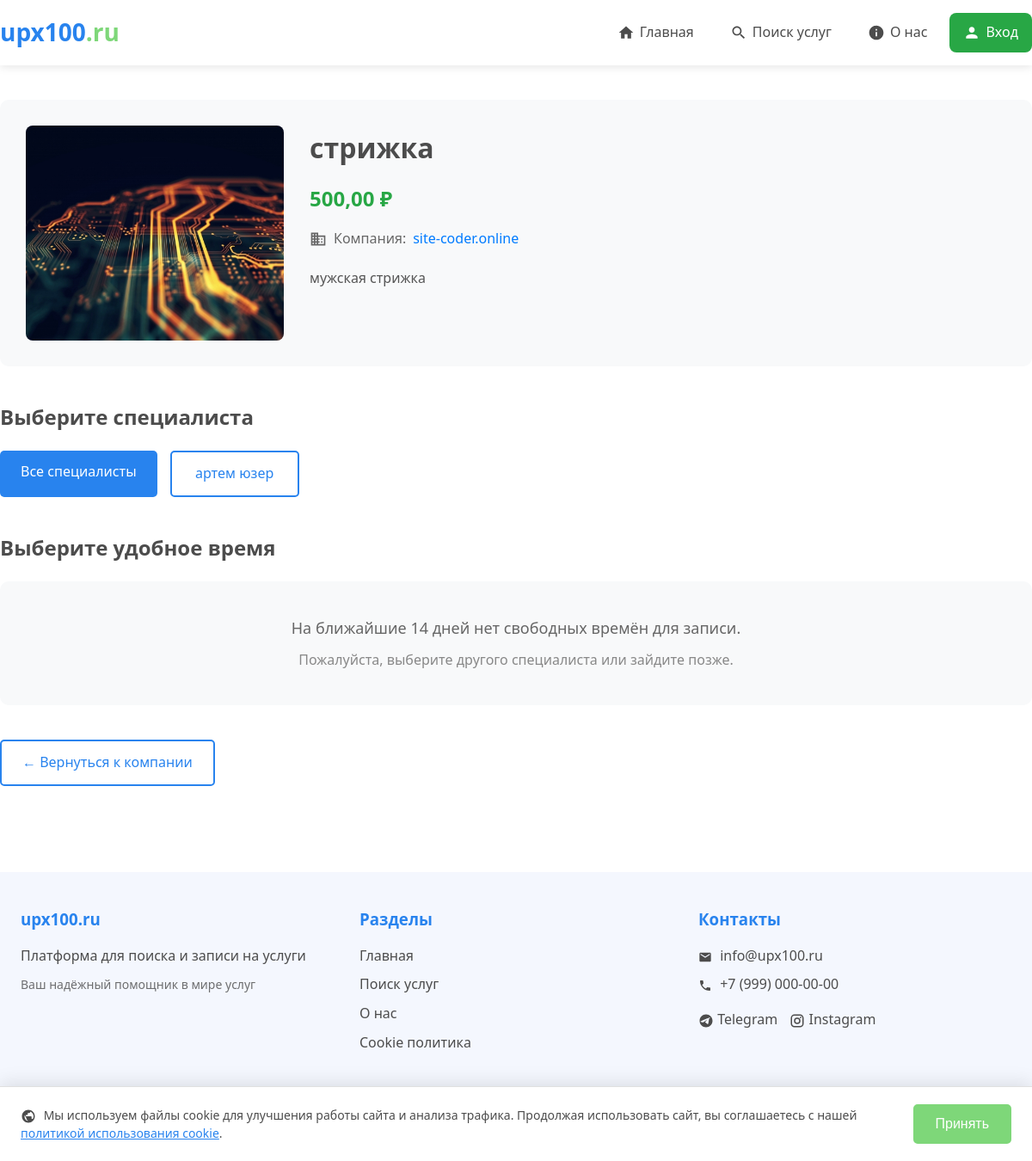
The app's page /client/service/2/ with its own data.
### business/models.py (models this page shows, shortened)
class Service(models.Model):
    company = models.ForeignKey(Company, on_delete=models.CASCADE, related_name='services', verbose_name="Компания")
    category = models.ForeignKey('companies.Category', on_delete=models.SET_NULL, null=True, blank=True, related_name='business_services', verbose_name="Категория")
    subcategory = models.ForeignKey('companies.Subcategory', on_delete=models.SET_NULL, null=True, blank=True, related_name='business_services', verbose_name="Подкатегория")
    employees = models.ManyToManyField(Employee, related_name='services', verbose_name="Сотрудники")
    name = models.CharField(max_length=200, verbose_name="Название услуги")
    description = models.TextField(blank=True, verbose_name="Описание")
    price = models.DecimalField(max_digits=10, decimal_places=2, verbose_name="Цена (руб)")
    duration = models.PositiveIntegerField(help_text="Длительность в минутах", verbose_name="Длительность (мин)", null=True, blank=True)
    photo = models.ImageField(upload_to='service_photos/', blank=True, null=True, verbose_name="Фото услуги")
    created_at = models.DateTimeField(auto_now_add=True)
    updated_at = models.DateTimeField(auto_now=True)
    payment_amount = models.DecimalField(max_digits=10, decimal_places=2, default=0, verbose_name="Сумма оплаты (руб/мес)")
    payment_due_date = models.DateTimeField(null=True, blank=True, verbose_name="Дата окончания оплаты")
    last_payment_date = models.DateTimeField(null=True, blank=True, verbose_name="Дата последней оплаты")
    class Meta:
        verbose_name = "Услуга"
        verbose_name_plural = "Услуги"

class Company(models.Model):
    owner = models.OneToOneField(settings.AUTH_USER_MODEL, on_delete=models.CASCADE, related_name='company')
    name = models.CharField(max_length=200, verbose_name="Название компании")
    description = models.TextField(blank=True, verbose_name="Описание")
    logo = models.ImageField(upload_to='company_logos/', blank=True, null=True, verbose_name="Логотип")
    photo = models.ImageField(upload_to='company_photos/', blank=True, null=True, verbose_name="Фото компании")
    address = models.CharField(max_length=300, verbose_name="Адрес")
    latitude = models.DecimalField(max_digits=9, decimal_places=6, blank=True, null=True, verbose_name="Широта")
    longitude = models.DecimalField(max_digits=9, decimal_places=6, blank=True, null=True, verbose_name="Долгота")
    phone = models.CharField(max_length=20, blank=True, verbose_name="Телефон")
    email = models.EmailField(blank=True, verbose_name="Email")
    is_verified = models.BooleanField(default=False, verbose_name="Проверена модератором")
    created_at = models.DateTimeField(auto_now_add=True)
    updated_at = models.DateTimeField(auto_now=True)
    class Meta:
        verbose_name = "Компания"
        verbose_name_plural = "Компании"

class Employee(models.Model):
    company = models.ForeignKey(Company, on_delete=models.CASCADE, related_name='employees', verbose_name="Компания")
    user = models.OneToOneField(settings.AUTH_USER_MODEL, on_delete=models.CASCADE, related_name='employee_profile')
    position = models.CharField(max_length=100, blank=True, verbose_name="Должность")
    phone = models.CharField(max_length=20, blank=True, verbose_name="Телефон")
    is_active = models.BooleanField(default=True, verbose_name="Активен")
    created_at = models.DateTimeField(auto_now_add=True)
    class Meta:
        verbose_name = "Сотрудник"
        verbose_name_plural = "Сотрудники"
        unique_together = ['company', 'user']
    @property
    def name(self):
        return self.user.get_full_name() or self.user.email

### accounts/models.py (models this page shows, shortened)
class User(AbstractBaseUser, PermissionsMixin):
    ROLE_CHOICES = (
        ('admin', 'Администратор'),
        ('entrepreneur', 'Предприниматель'),
        ('employee', 'Сотрудник'),
    )
    email = models.EmailField('Email', unique=True)
    first_name = models.CharField('Имя', max_length=30, blank=True)
    last_name = models.CharField('Фамилия', max_length=30, blank=True)
    phone = models.CharField('Телефон', max_length=20, blank=True)
    role = models.CharField('Роль', max_length=20, choices=ROLE_CHOICES, default='entrepreneur')
    is_staff = models.BooleanField('Статус сотрудника', default=False)
    is_active = models.BooleanField('Активен', default=True)
    date_joined = models.DateTimeField('Дата регистрации', default=timezone.now)
    objects = UserManager()
    USERNAME_FIELD = 'email'
    REQUIRED_FIELDS = []
    class Meta:
        verbose_name = 'Пользователь'
        verbose_name_plural = 'Пользователи'
    def get_full_name(self):
        return f"{self.first_name} {self.last_name}".strip() or self.email

### client/views.py (the view)
# urls.py: path('service/<int:service_id>/', views.service_detail_view, name='service_detail'),
def service_detail_view(request, service_id):
    service = get_object_or_404(
        Service.objects.select_related('company'),
        pk=service_id,
        payment_due_date__gt=timezone.now(),  # Оплата активна
        payment_due_date__isnull=False,  # Есть дата оплаты
        company__is_verified=True  # Компания проверена
    )
    employees = service.employees.filter(is_active=True).prefetch_related('user')
    employee_id = request.GET.get('employee_id')
    selected_employee = None
    if employee_id:
        try:
            selected_employee = employees.get(pk=employee_id)
        except Employee.DoesNotExist:
            pass
    today = timezone.now().date()
    end_date = today + timedelta(days=14)
    now = timezone.now()
    time_slots_qs = ServiceTimeSlot.objects.filter(
        service=service,
        date__range=(today, end_date),
        is_booked=False
    ).select_related('employee').order_by('date', 'start_time')
    if selected_employee:
        time_slots_qs = time_slots_qs.filter(employee=selected_employee)
    filtered_slots = []
    for slot in time_slots_qs:
        slot_datetime = timezone.make_aware(timezone.datetime.combine(slot.date, slot.start_time))
        if slot_datetime > now:
            filtered_slots.append(slot)
    slots_by_date = {}
    for slot in filtered_slots:
        date_str = slot.date.strftime('%Y-%m-%d')
        if date_str not in slots_by_date:
            slots_by_date[date_str] = []
        slots_by_date[date_str].append(slot)
    today_str = today.strftime('%Y-%m-%d')
    tomorrow_str = (today + timedelta(days=1)).strftime('%Y-%m-%d')
    context = {
        'service': service,
        'employees': employees,
        'selected_employee': selected_employee,
        'slots_by_date': slots_by_date,
        'today_str': today_str,
        'tomorrow_str': tomorrow_str,
    }
    return render(request, 'client/service_detail.html', context)

### templates/client/service_detail.html (shortened to what this page needs)
{% extends 'base.html' %}
{% block content %}
<div class="container" style="padding: 40px 0;">
    <div style="margin-bottom: 40px; padding: 30px; background: #f8f9fa; border-radius: 10px;">
        <div style="display: flex; gap: 30px; flex-wrap: wrap;">
            {% if service.photo %}
                <img src="{{ service.photo.url }}" alt="{{ service.name }}" style="width: 300px; height: 250px; object-fit: cover; border-radius: 8px;">
            {% endif %}
            <div style="flex: 1; min-width: 250px;">
                <h1>{{ service.name }}</h1>
                <p style="font-size: 24px; font-weight: bold; color: #28a745; margin: 15px 0;">{{ service.price }} ₽</p>
                <p style="color: #666; display: flex; align-items: center; gap: 8px;">
                    <svg viewBox="0 0 24 24" style="width: 20px; height: 20px; fill: currentColor;"><path d="M12 7V3H2v18h20V7H12zM6 19H4v-2h2v2zm0-4H4v-2h2v2zm0-4H4V9h2v2zm0-4H4V5h2v2zm4 12H8v-2h2v2zm0-4H8v-2h2v2zm0-4H8V9h2v2zm0-4H8V5h2v2zm10 12h-8v-2h2v-2h-2v-2h2v-2h-2V9h8v10zm-2-8h-2v2h2v-2zm0 4h-2v2h2v-2z"/></svg>
                    Компания: <a href="{% url 'business:company_public_profile' service.company.id %}" style="color: #007bff; text-decoration: none;">{{ service.company.name }}</a>
                </p>
                {% if service.description %}
                    <p style="color: #555; line-height: 1.6; margin-top: 20px;">{{ service.description }}</p>
                {% endif %}
            </div>
        </div>
    </div>
    {% if employees %}
    <h2 style="margin-bottom: 20px;">Выберите специалиста</h2>
    <div style="display: flex; flex-wrap: wrap; gap: 15px; margin-bottom: 40px;">
        <a href="{% url 'client:service_detail' service_id=service.pk %}"
           class="btn {% if not selected_employee %}btn--primary{% else %}btn--outline{% endif %}"
           style="min-width: 150px; text-align: center;">
            Все специалисты
        </a>
        {% for employee in employees %}
            <a href="{% url 'client:service_detail' service_id=service.pk %}?employee_id={{ employee.pk }}"
               class="btn {% if selected_employee == employee %}btn--primary{% else %}btn--outline{% endif %}"
               style="min-width: 150px; text-align: center;">
                {{ employee.name|truncatechars:20 }}
            </a>
        {% endfor %}
    </div>
    {% endif %}
    <h2 style="margin-bottom: 20px;">
        Выберите удобное время
    </h2>
    {% if slots_by_date %}
        <div style="display: grid; gap: 20px;">
            {% for date_str, slots in slots_by_date.items %}
                <div style="border: 1px solid #ddd; border-radius: 8px; padding: 20px;">
                    <h3 style="margin-bottom: 15px; color: #333;">
                        {% if date_str == today_str %}Сегодня{% elif date_str == tomorrow_str %}Завтра{% else %}{{ date_str|date:"d.m.Y" }}{% endif %}
                    </h3>
                    <div style="display: flex; flex-wrap: wrap; gap: 10px;">
                        {% for slot in slots %}
                            <a href="{% url 'client:booking_create' service_id=slot.service.pk %}?slot_id={{ slot.pk }}"
                               class="btn btn--outline"
                               style="min-width: 100px; text-align: center;"
                               onmouseover="this.style.background='#007bff'; this.style.color='white'"
                               onmouseout="this.style.background=''; this.style.color=''">
                                {{ slot.start_time|date:"H:i" }}
                                {% if slot.employee %}
                                    <br><small style="font-size: 11px;">{{ slot.employee.name|truncatechars:15 }}</small>
                                {% endif %}
                            </a>
                        {% endfor %}
                    </div>
                </div>
            {% endfor %}
        </div>
    {% else %}
        <div style="text-align: center; padding: 40px; background: #f8f9fa; border-radius: 10px;">
            <p style="font-size: 18px; color: #666;">
                {% if selected_employee %}
                    У выбранного специалиста нет свободных времён на ближайшие 14 дней.
                {% else %}
                    На ближайшие 14 дней нет свободных времён для записи.
                {% endif %}
            </p>
            <p style="color: #888; margin-top: 10px;">Пожалуйста, выберите другого специалиста или зайдите позже.</p>
        </div>
    {% endif %}
    <div style="margin-top: 40px;">
        <a href="{% url 'client:company_detail' service.company.pk %}" class="btn btn--outline">← Вернуться к компании</a>
    </div>
</div>
{% endblock %}

### static/css/style.css (style rules this page uses)
:root { --primary-gray: #4c4c4c; --blue: #2883ee; --blue-hover: #1B76E0; --gray-light: #f4f7fe; --green: #7ed779; --green-hover: #6dc669; --color-white: #ffffff; --color-text: #4c4c4c; --color-border: #e0e0e0; --color-dark: #1a1a2e; }
* { margin: 0; padding: 0; box-sizing: border-box; }
body { font-family: 'Segoe UI', Tahoma, Geneva, Verdana, sans-serif; background-color: var(--color-white); color: var(--primary-gray); line-height: 1.6; }
a { text-decoration: none; color: var(--blue); transition: color 0.3s ease; }
.container { max-width: 1200px; margin: 0 auto; padding: 0 1.5rem; }
.btn { display: inline-block; padding: 12px 24px; border: none; border-radius: 5px; cursor: pointer; font-size: 16px; font-weight: 500; transition: all 0.3s ease; text-align: center; }
.btn--primary { background-color: var(--blue); color: var(--color-white); }
.btn--outline { background-color: transparent; border: 2px solid var(--blue); color: var(--blue); }

### records on screen
Service: photo (picture), name "стрижка", price "500,00", company.name "site-coder.online", description "мужская стрижка"
Employee: name "артем юзер"
